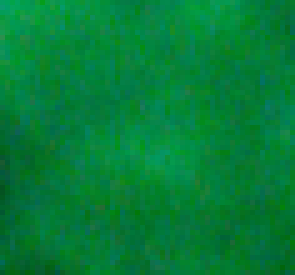
%> input picture Local SSIM Computation (Fig 9)/DIC (2) - Target (1A3).png, 59 x 55 px (shown 5 times larger); the run also reads 1 picture not shown here
$ octave DIC_Image_Metrics_Evaluation.m   (GNU Octave 9; MATLAB toolbox functions it lacks are replaced by stand-ins)
%> lines starting %> are read from the running program, lines starting %| are printed output that depends on the picture
% Read the images
drefa = imread("DIC (2) - Target (1A3).png");
%> drefa is the input picture: size 55x59x3 uint8; mean R, G, B 4.5, 125.8, 56.1
drefb = imread("DIC (2) - Target (2A4).png");
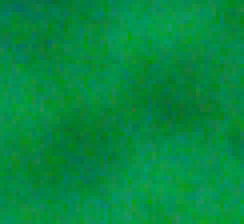
%> input picture Local SSIM Computation (Fig 9)/DIC (2) - Target (2A4).png, 61 x 56 px (shown 4 times larger)
%> drefb is the input picture: size 56x61x3 uint8; mean R, G, B 4.7, 136.7, 64.3

OGENA = imread("DIC (2) - O-Net (1).png");
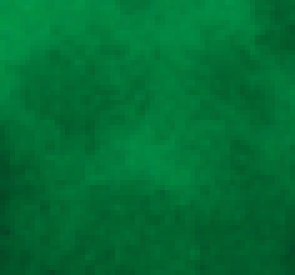
%> input picture Local SSIM Computation (Fig 9)/DIC (2) - O-Net (1).png, 59 x 55 px (shown 5 times larger)
%> OGENA is the input picture: size 55x59x3 uint8; mean R, G, B 1.6, 111, 52.7
TGENA = imread("DIC (2) - Theta-Net (3).png");
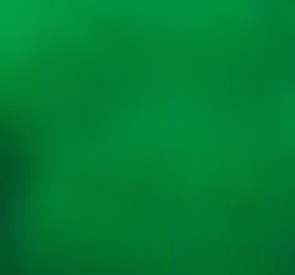
%> input picture Local SSIM Computation (Fig 9)/DIC (2) - Theta-Net (3).png, 59 x 55 px (shown 5 times larger)
%> TGENA is the input picture: size 55x59x3 uint8; mean R, G, B 1.8, 126.1, 51.9

OGENB = imread("DIC (2) - O-Net (2).png");
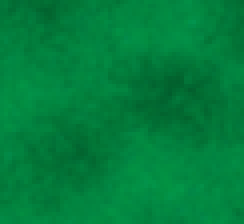
%> input picture Local SSIM Computation (Fig 9)/DIC (2) - O-Net (2).png, 61 x 56 px (shown 4 times larger)
%> OGENB is the input picture: size 56x61x3 uint8; mean R, G, B 1.8, 126.9, 60.9
TGENB = imread("DIC (2) - Theta-Net (4).png");

%% Find the SSIM (global) & SSIM (local) for O-Net generated DIC image ROI1
[dssimval,dssimmap] = ssim(OGENA,drefa);
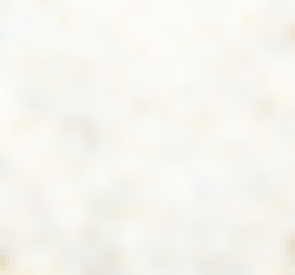
%> dssimmap: size 55x59x3 double (shown 5 times larger); mean R, G, B 0.969, 0.964, 0.94
%> dssimval = 0.958
imshow(dssimmap,[])
title("Local O-Net SSIM Map with Global SSIM Value: "+num2str(dssimval))

%% Find the SSIM (global) & SSIM (local) for Theta-Net generated DIC image ROI1
[dssimvala,dssimmapa] = ssim(TGENA,drefa);
%> dssimvala = 0.974
imshow(dssimmapa,[])
title("Local Theta-Net SSIM Map with Global SSIM Value: "+num2str(dssimvala))

%% Find the SSIM (global) & SSIM (local) for O-Net generated DIC image ROI2
[pssimval,pssimmap] = ssim(OGENB,drefb);
%> pssimval = 0.972
imshow(pssimmap,[])
title("Local O-Net SSIM Map with Global SSIM Value: "+num2str(pssimval))

%% Find the SSIM (global) & SSIM (local) for Theta-Net generated DIC image ROI2
[pssimvala,pssimmapa] = ssim(TGENB,drefb);
%> pssimvala = 0.979
imshow(pssimmapa,[])
title("Local Theta-Net SSIM Map with Global SSIM Value: "+num2str(pssimvala))

%% Calculate PSNR/SNR
[peaksnr, snr] = psnr(OGENA, drefa);
%> peaksnr = 25.85; snr = 15.82
[peaksnr2, snr2] = psnr(TGENA, drefa);
%> peaksnr2 = 28.31; snr2 = 18.28
[peaksnr3, snr3] = psnr(OGENB, drefb);
%> peaksnr3 = 27.1; snr3 = 17.85
[peaksnr4, snr4] = psnr(TGENB, drefb);
%> peaksnr4 = 28.14; snr4 = 18.89

%% Calculate IMSE (https://www.mathworks.com/help/images/ref/immse.html)
err = immse(OGENA, drefa);
%> err = 169.3
err2 = immse(TGENA, drefa);
%> err2 = 96.06
err3 = immse(OGENB, drefb);
%> err3 = 126.9
err4 = immse(TGENB, drefb);
%> err4 = 99.7
